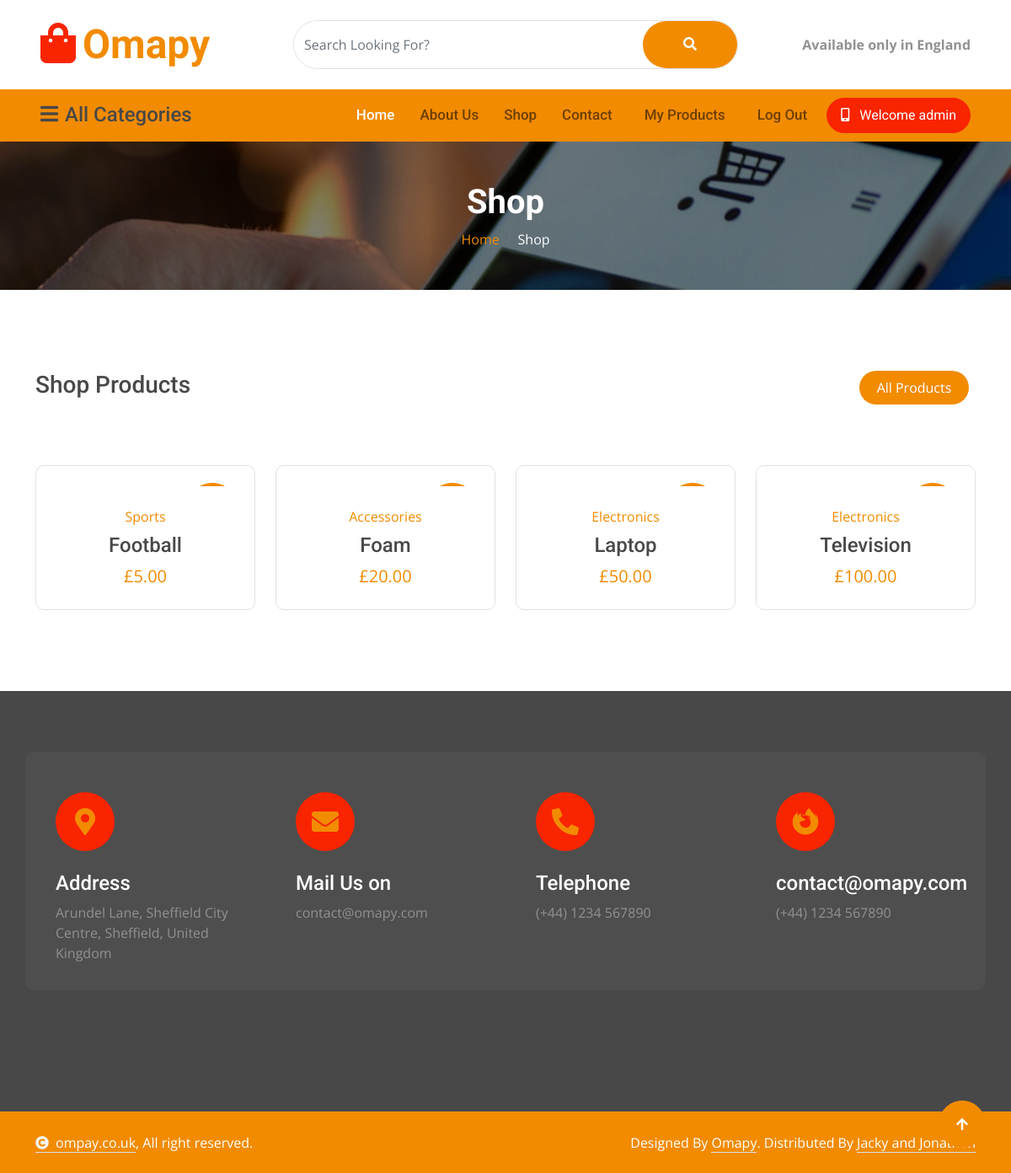
/shop/ (signed in), run on the app's committed database.
### tables this page shows
CREATE TABLE products (
    id INTEGER PRIMARY KEY AUTOINCREMENT,
    created TIMESTAMP DEFAULT CURRENT_TIMESTAMP,
    user INTEGER NOT NULL REFERENCES users(id),
    product_name TEXT NOT NULL,
    product_price INTEGER NOT NULL,
    product_category TEXT,
    product_brand TEXT,
    product_description TEXT,
    product_image TEXT,
    product_gallery1 TEXT,
    product_gallery2 TEXT,
    product_gallery3 TEXT
);

### app.py (the view)
@app.route('/shop/')
def shop():
    shopProducts = get_all_products()
    return render_template('shop.html',title="Shop Products",products=shopProducts)

### app.py (called while the page is built)
@app.context_processor
def inject_csrf_token():
    return dict(csrf_token=generate_csrf())

@app.context_processor
def inject_site_name():
    return dict(siteName=siteName)

@app.context_processor
def inject_user():
    return {
        "username": session.get("username", "Shopper"),
        "user_id": session.get("user_id")
    }

@app.context_processor
def inject_admin():
    return dict(is_admin=is_admin)

@app.template_filter()
def get_username(user_id):
    user = get_user_by_id(user_id)
    return user['username'] if user else 'Unknown'

@app.template_filter('gbp')
def gbp(value):
    try:
        return "£{:,.2f}".format(float(value))
    except (ValueError, TypeError):
        return "£0.00"

@app.context_processor
def inject_categories():
    return {
        "categories": get_categories_with_count()
    }

### db/db.py (called while the page is built)
def get_db_connection():
    BASE_DIR = os.path.dirname(os.path.abspath(__file__))  # Get the directory of the current file
    DB_PATH = os.path.join(BASE_DIR, 'database.db') # Construct the full path to the database file
    conn = sqlite3.connect(DB_PATH)                 # Connect to the database
    conn.row_factory = sqlite3.Row                  # Enable dictionary-like access to rows
    return conn

def get_user_by_id(user_id):
    conn = get_db_connection()
    user = conn.execute('SELECT * FROM users WHERE id = ?', (user_id,)).fetchone()
    conn.close()
    if user is None:
        abort(404)
    return user

def get_all_products(limit=None, order_by='created DESC'):
    conn = get_db_connection()
    query = f"""
        SELECT products.*,
               products.user AS vendor_username
        FROM products
        ORDER BY {order_by}
    """
    if limit:
        query += " LIMIT ?"
        products = conn.execute(query, (limit,)).fetchall()
    else:
        products = conn.execute(query).fetchall()
    conn.close()
    return products

def get_categories_with_count():
    conn = get_db_connection()
    categories = conn.execute("""
        SELECT product_category, COUNT(*) as total
        FROM products
        GROUP BY product_category
        ORDER BY product_category ASC
    """).fetchall()
    conn.close()
    return categories

### templates/shop.html (shortened to what this page needs)
{% extends "base.html" %}
{% block content %}
<div class="container-fluid page-header py-5">
    <h1 class="text-center text-white display-6 wow fadeInUp" data-wow-delay="0.1s">Shop</h1>
    <ol class="breadcrumb justify-content-center mb-0 wow fadeInUp" data-wow-delay="0.3s">
        <li class="breadcrumb-item"><a href="/">Home</a></li>
        <li class="breadcrumb-item active text-white">Shop</li>
    </ol>
</div>
<div class="container-fluid product py-5">
    <div class="container py-5">
        <div class="tab-class">
            <div class="row g-4">
                <div class="col-lg-4 text-start wow fadeInLeft" data-wow-delay="0.1s">
                    <h3>{{title}}</h3>
                </div>
                <div class="col-lg-8 text-end wow fadeInRight" data-wow-delay="0.1s">
                    <ul class="nav nav-pills d-inline-flex text-center mb-5">
                        <li class="nav-item mb-4">
                            <a class="d-flex mx-2 py-2 bg-light rounded-pill active" href="">
                                <span class="text-dark" style="width: 130px;">All Products</span>
                            </a>
                        </li>
                    </ul>
                </div>
            </div>
            <div class="tab-content">
                <div id="tab-1" class="tab-pane fade show p-0 active">
                    <div class="row g-4">
                        {% for product in products %}
                        <div class="col-md-6 col-lg-4 col-xl-3">
                            <div class="product-item rounded wow fadeInUp" data-wow-delay="0.1s">
                                <div class="product-item-inner border rounded">
                                    <div class="product-item-inner-item">
                                        <div class="product-new">{{product['product_brand']}}</div>
                                    </div>
                                    <div class="text-center rounded-bottom p-4">
                                        <a href="{{ url_for('product', id=product['id']) }}"
                                            class="d-block mb-2">{{product['product_category']}}</a>
                                        <a href="{{ url_for('product', id=product['id']) }}"
                                            class="d-block h4">{{product['product_name']}} </a>
                                        <span class="text-primary fs-5"> {{ product['product_price'] | gbp }}</span>
                                    </div>
                                </div>
                            </div>
                        </div>
                        {% else %}
                        <p class="text-muted">No products available.</p>
                        {% endfor %}
                    </div>
                </div>
            </div>
        </div>
    </div>
</div>
{% endblock %}

### static/css/style.css (style rules this page uses)
.page-header { position: relative; padding: 100px 0; background: linear-gradient(rgba(0, 0, 0, 0.5), rgba(0, 0, 0, 0.5)), url(../img/carousel-1.jpg); background-position: center top; background-repeat: no-repeat; background-attachment: fixed; }
.product .product-item { width: 100%; height: 100%; position: relative; }
.product .product-item .product-item-inner { height: 100%; }
.product .product-item .product-item-inner .product-item-inner-item { position: relative; border-top-right-radius: 10px; border-top-left-radius: 10px; overflow: hidden; }
.product .product-item .product-item-inner .product-item-inner-item .product-new, .product .product-item .product-item-inner .product-item-inner-item .product-sale { position: absolute; width: 60px; height: 60px; border-radius: 60px; top: 20px; right: 20px; display: flex; align-items: center; justify-content: center; }
.product .product-item .product-item-inner .product-item-inner-item .product-new { background: var(--bs-primary); color: var(--bs-white); }
.product .tab-class .nav .nav-item a.active { background: var(--bs-primary) !important; }
.product .tab-class .nav .nav-item a.active span { color: var(--bs-white) !important; }

### data on the page
products: product_category "Sports", product_price|gbp "£5.00"
products: product_category "Accessories", product_price|gbp "£20.00"
products: product_category "Electronics", product_price|gbp "£50.00"
products: product_category "Electronics", product_price|gbp "£100.00"

### other printed values
{{ username }} "admin"
{{ title }} "Shop Products"
